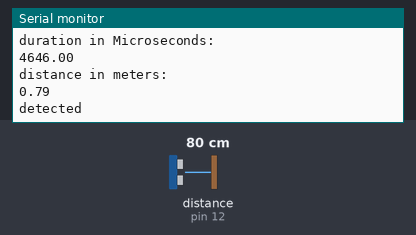
The sketch below on a simulated Arduino Uno, built with avr-gcc and run on an emulated ATmega328P. On the bench: the last lines printed to the serial monitor. Wiring (inferred from the names in the program): ultrasonic range finder: trigger pin 13; echo pin 12. The inputs (shaded band) are chosen by the test bench; at power-on: distance to the obstacle (sensor on pin 12) 80 cm. The echo pulse lasts 58.3 µs per cm.

Above: at 1.3 s.
1.4 s: distance to the obstacle (sensor on pin 12) set to 120 cm
At 1.89 s:
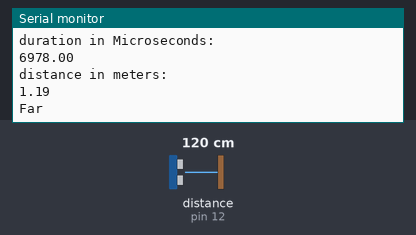
3.6 s: distance to the obstacle (sensor on pin 12) set to 4 cm
At 4.44 s:
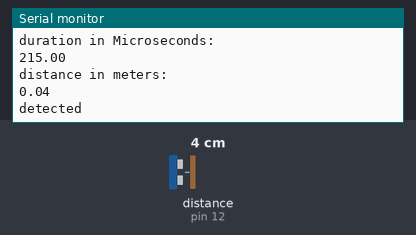
6.7 s: distance to the obstacle (sensor on pin 12) set to 250 cm
At 7.51 s:
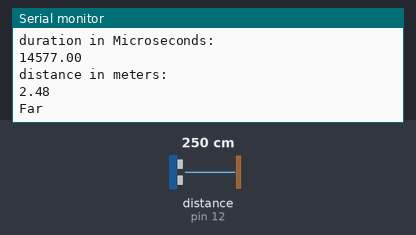
9.8 s: distance to the obstacle (sensor on pin 12) set to 299 cm
At 10.1 s:
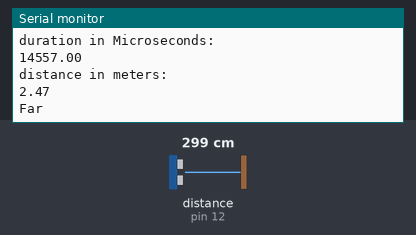
12.9 s: distance to the obstacle (sensor on pin 12) set to 9 cm
At 13.23 s:
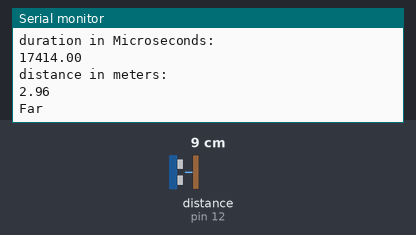
Timing chart, 0 to 15.9 s (numbered marks = the images above; inputs shaded):
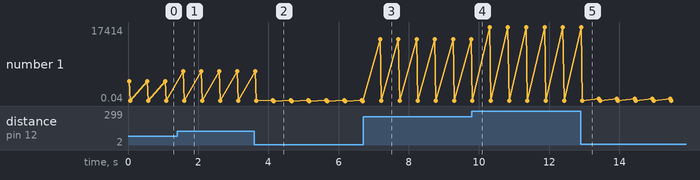

Measured:
- after the input at 1.4 s, the serial monitor: prints a new line after 0.18 s (image 1)
- after the input at 3.6 s, the serial monitor: prints a new line after 0.52 s (image 2)
- after the input at 6.7 s, the serial monitor: prints a new line after 0.49 s (image 3)
- plotted number 1: 0.79 → 1.19 after the input at 1.4 s, 1.19 → 0.04 after the input at 3.6 s, 0.04 → 14557 after the input at 6.7 s, 14557 → 2.96 after the input at 9.8 s, 2.96 → 526 after the input at 12.9 s

The sketch:

ultrasonic_test.ino
```cpp
#define trigPin 13
#define echoPin 12
double duration,duration_s;
double distance;

void setup() {
  // put your setup code here, to run once:

pinMode(trigPin,OUTPUT);
pinMode(echoPin,INPUT);

Serial.begin(9600);


}

void loop() {
  // put your main code here, to run repeatedly:

digitalWrite(trigPin,LOW);
delayMicroseconds(2);
digitalWrite(trigPin,HIGH);
delayMicroseconds(10);
digitalWrite(trigPin,LOW);
duration = pulseIn(echoPin,HIGH);
Serial.println("duration in Microseconds:" );
Serial.println(duration);
distance = 340*pow(10,-6)*(duration/2);
Serial.println("distance in meters:");
Serial.println(distance);
if(duration > 5800)
Serial.println("Far");
else
Serial.println("detected");
delay(500);
}
```
